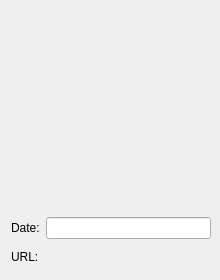
<?xml version="1.0" encoding="UTF-8"?>
<ui version="4.0">
 <class>ItemWidget</class>
 <widget class="QWidget" name="ItemWidget">
  <property name="geometry">
   <rect>
    <x>0</x>
    <y>0</y>
    <width>220</width>
    <height>280</height>
   </rect>
  </property>
  <property name="sizePolicy">
   <sizepolicy hsizetype="Fixed" vsizetype="Fixed">
    <horstretch>0</horstretch>
    <verstretch>0</verstretch>
   </sizepolicy>
  </property>
  <property name="minimumSize">
   <size>
    <width>220</width>
    <height>220</height>
   </size>
  </property>
  <property name="maximumSize">
   <size>
    <width>280</width>
    <height>280</height>
   </size>
  </property>
  <property name="windowTitle">
   <string>Form</string>
  </property>
  <layout class="QVBoxLayout" name="verticalLayout">
   <item>
    <widget class="QLabel" name="lblImage">
     <property name="sizePolicy">
      <sizepolicy hsizetype="Fixed" vsizetype="Fixed">
       <horstretch>0</horstretch>
       <verstretch>0</verstretch>
      </sizepolicy>
     </property>
     <property name="minimumSize">
      <size>
       <width>200</width>
       <height>200</height>
      </size>
     </property>
     <property name="maximumSize">
      <size>
       <width>200</width>
       <height>200</height>
      </size>
     </property>
     <property name="text">
      <string/>
     </property>
    </widget>
   </item>
   <item>
    <layout class="QHBoxLayout" name="horizontalLayout">
     <item>
      <widget class="QLabel" name="label_2">
       <property name="text">
        <string>Date:</string>
       </property>
      </widget>
     </item>
     <item>
      <widget class="QLineEdit" name="lineDate">
       <property name="minimumSize">
        <size>
         <width>165</width>
         <height>0</height>
        </size>
       </property>
       <property name="maximumSize">
        <size>
         <width>165</width>
         <height>16777215</height>
        </size>
       </property>
       <property name="readOnly">
        <bool>false</bool>
       </property>
      </widget>
     </item>
    </layout>
   </item>
   <item>
    <layout class="QHBoxLayout" name="horizontalLayout_2">
     <item>
      <widget class="QLabel" name="label_3">
       <property name="text">
        <string>URL:</string>
       </property>
      </widget>
     </item>
     <item>
      <widget class="QLabel" name="lblUrl">
       <property name="minimumSize">
        <size>
         <width>165</width>
         <height>0</height>
        </size>
       </property>
       <property name="maximumSize">
        <size>
         <width>165</width>
         <height>16777215</height>
        </size>
       </property>
       <property name="text">
        <string/>
       </property>
      </widget>
     </item>
    </layout>
   </item>
  </layout>
 </widget>
 <resources/>
 <connections/>
</ui>
